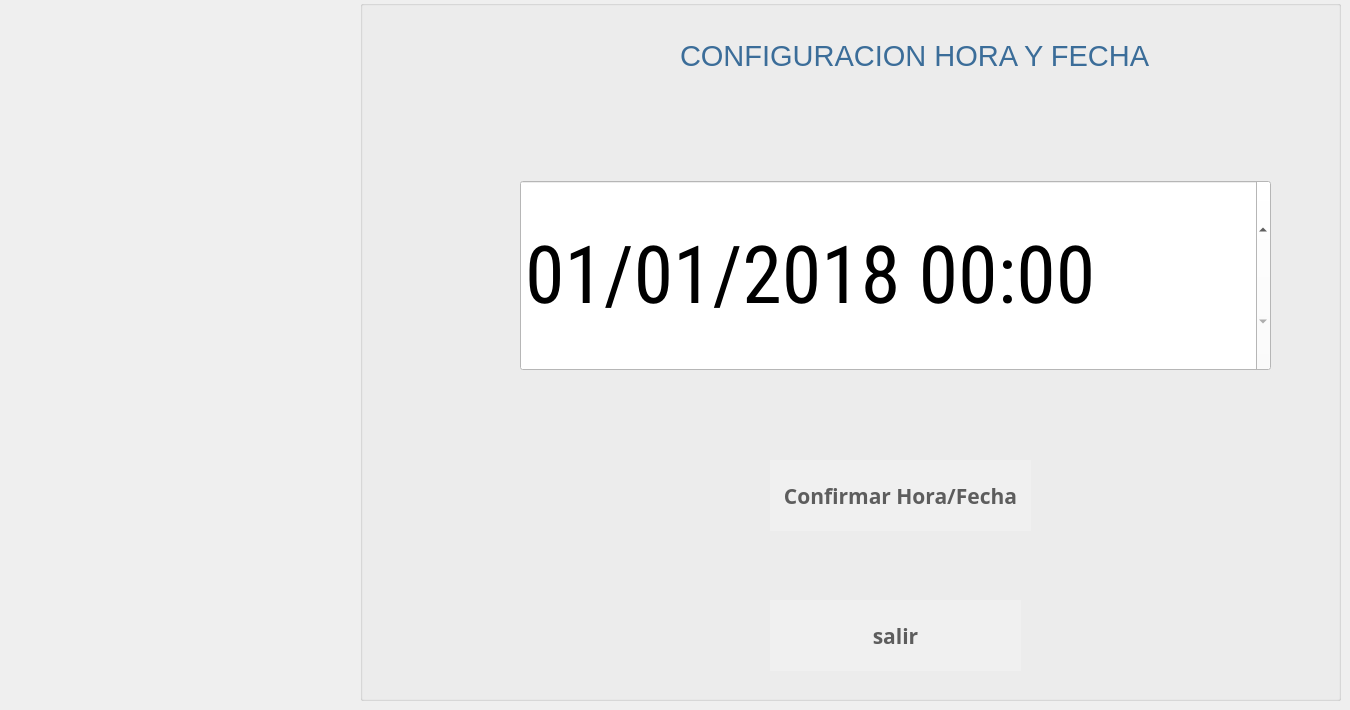
   <widget class="QWidget" name="page_7">
    <widget class="QGroupBox" name="groupBox_3">
     <property name="geometry">
      <rect>
       <x>360</x>
       <y>0</y>
       <width>981</width>
       <height>701</height>
      </rect>
     </property>
     <property name="title">
      <string/>
     </property>
     <widget class="QPushButton" name="bcambiarFecha">
      <property name="geometry">
       <rect>
        <x>410</x>
        <y>460</y>
        <width>261</width>
        <height>71</height>
       </rect>
      </property>
      <property name="font">
       <font>
        <family>Ubuntu Mono</family>
        <pointsize>16</pointsize>
        <weight>75</weight>
        <italic>false</italic>
        <bold>true</bold>
        <underline>false</underline>
       </font>
      </property>
      <property name="toolTip">
       <string>Ayuda</string>
      </property>
      <property name="toolTipDuration">
       <number>3</number>
      </property>
      <property name="whatsThis">
       <string extracomment="help"/>
      </property>
      <property name="styleSheet">
       <string notr="true">background-color:rgb(240, 240, 240);
color:rgb(93, 93, 93);
border-radius:80%</string>
      </property>
      <property name="text">
       <string>Confirmar Hora/Fecha</string>
      </property>
      <property name="icon">
       <iconset>
        <normaloff>../../../../../../cajsSATELITE/eum/app/cajeroF/iconos/fl.png</normaloff>../../../../../../cajsSATELITE/eum/app/cajeroF/iconos/fl.png</iconset>
      </property>
      <property name="iconSize">
       <size>
        <width>40</width>
        <height>40</height>
       </size>
      </property>
     </widget>
     <widget class="QLabel" name="ltime_34">
      <property name="geometry">
       <rect>
        <x>320</x>
        <y>40</y>
        <width>491</width>
        <height>31</height>
       </rect>
      </property>
      <property name="font">
       <font>
        <family>Segoe UI</family>
        <pointsize>22</pointsize>
        <weight>50</weight>
        <italic>false</italic>
        <bold>false</bold>
       </font>
      </property>
      <property name="styleSheet">
       <string notr="true">background-color:transparent;
color:rgb(59, 109, 153);

</string>
      </property>
      <property name="text">
       <string>CONFIGURACION HORA Y FECHA</string>
      </property>
     </widget>
     <widget class="QDateTimeEdit" name="dtime">
      <property name="geometry">
       <rect>
        <x>160</x>
        <y>180</y>
        <width>751</width>
        <height>191</height>
       </rect>
      </property>
      <property name="font">
       <font>
        <family>Roboto Condensed</family>
        <pointsize>60</pointsize>
        <weight>50</weight>
        <italic>false</italic>
        <bold>false</bold>
       </font>
      </property>
      <property name="styleSheet">
       <string notr="true">background-color:white</string>
      </property>
      <property name="correctionMode">
       <enum>QAbstractSpinBox::CorrectToPreviousValue</enum>
      </property>
      <property name="date">
       <date>
        <year>2018</year>
        <month>1</month>
        <day>1</day>
       </date>
      </property>
      <property name="displayFormat">
       <string>MM/dd/yyyy HH:mm</string>
      </property>
      <property name="timeSpec">
       <enum>Qt::LocalTime</enum>
      </property>
     </widget>
     <widget class="QPushButton" name="bsalirCambiarFecha">
      <property name="geometry">
       <rect>
        <x>410</x>
        <y>600</y>
        <width>251</width>
        <height>71</height>
       </rect>
      </property>
      <property name="font">
       <font>
        <family>Ubuntu Mono</family>
        <pointsize>16</pointsize>
        <weight>75</weight>
        <italic>false</italic>
        <bold>true</bold>
        <underline>false</underline>
       </font>
      </property>
      <property name="toolTip">
       <string>Ayuda</string>
      </property>
      <property name="toolTipDuration">
       <number>3</number>
      </property>
      <property name="whatsThis">
       <string extracomment="help"/>
      </property>
      <property name="styleSheet">
       <string notr="true">background-color:rgb(240, 240, 240);
color:rgb(93, 93, 93);
border-radius:80%</string>
      </property>
      <property name="text">
       <string>salir</string>
      </property>
      <property name="icon">
       <iconset>
        <normaloff>../../../../../../cajsSATELITE/eum/app/cajeroF/iconos/fb5.png</normaloff>../../../../../../cajsSATELITE/eum/app/cajeroF/iconos/fb5.png</iconset>
      </property>
      <property name="iconSize">
       <size>
        <width>40</width>
        <height>40</height>
       </size>
      </property>
     </widget>
    </widget>
   </widget>
